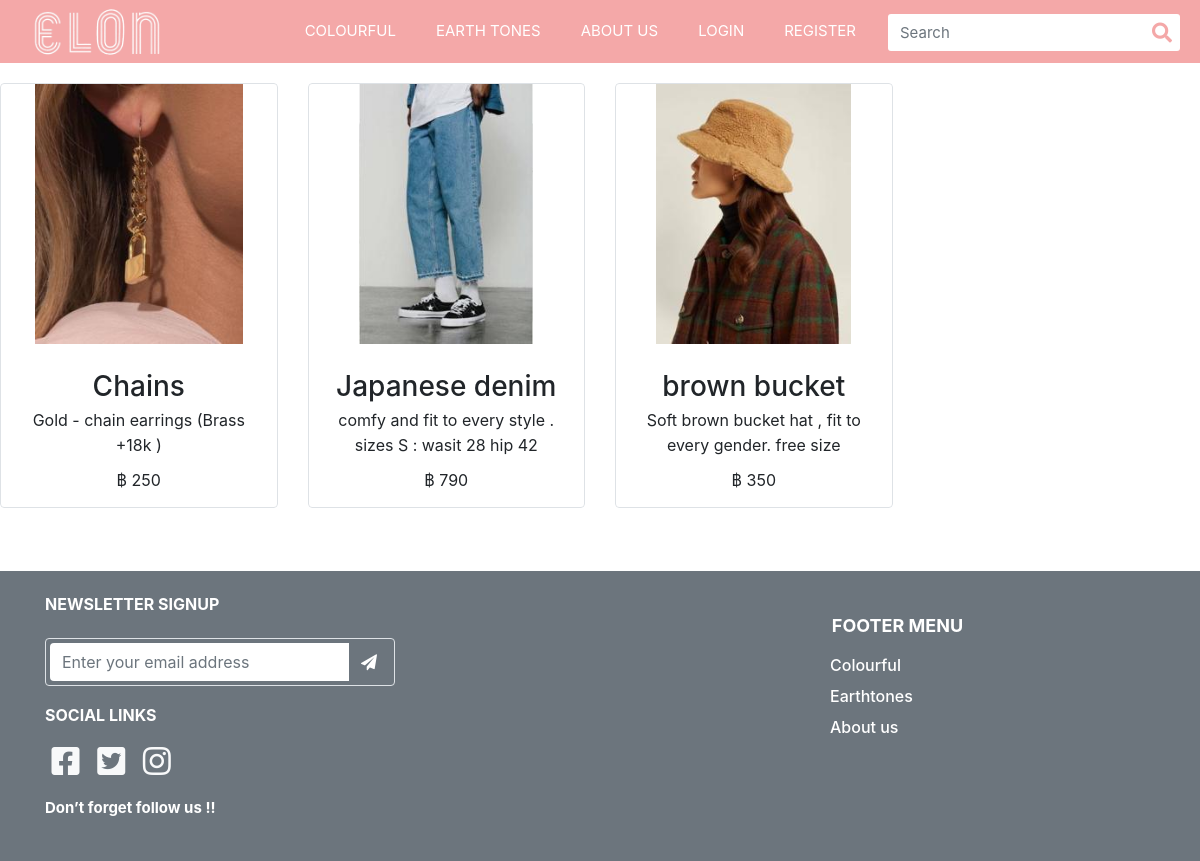
The page /List?category=Earthtones on the database as committed earlier.
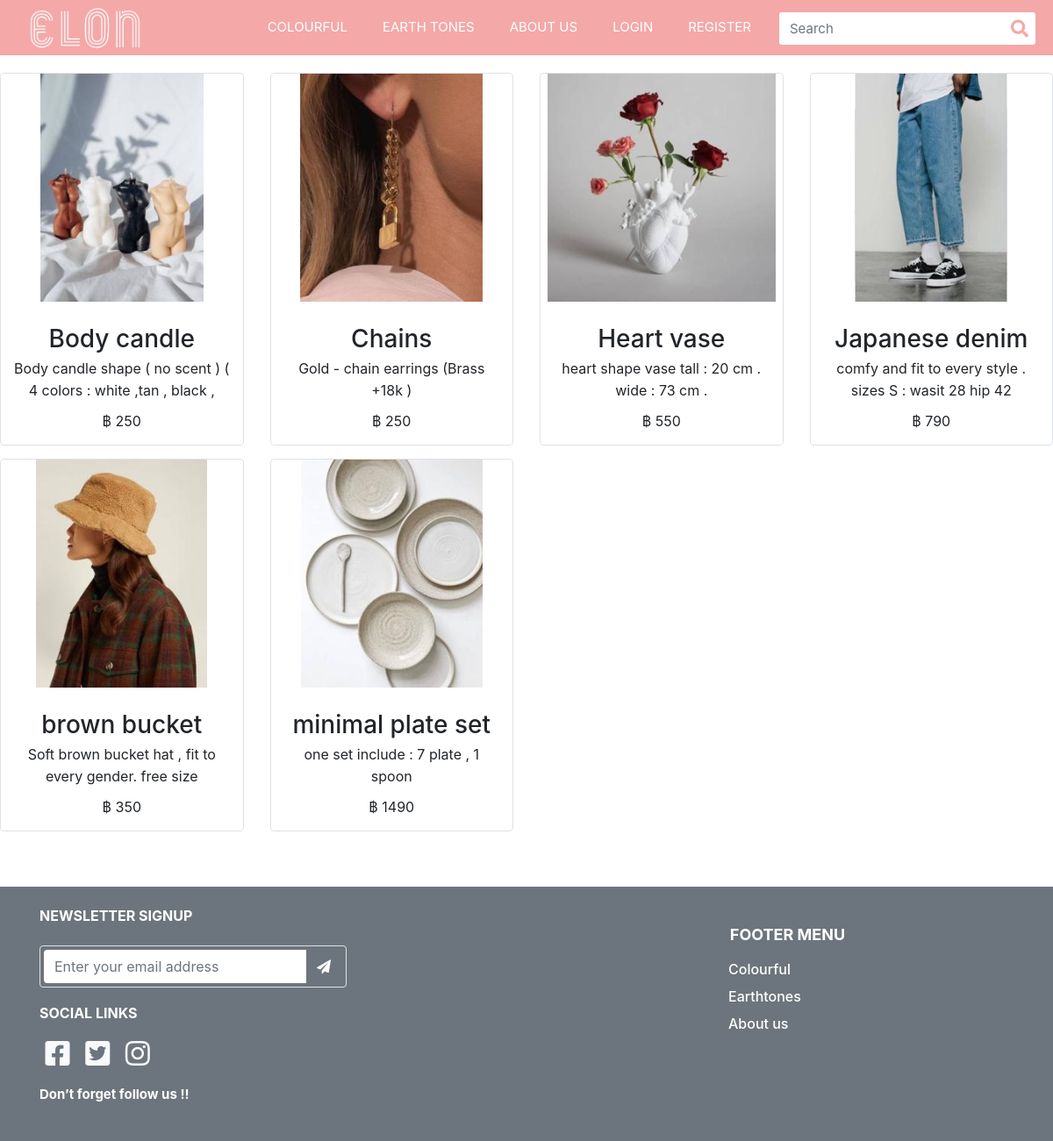
The same page on the database as committed later.
### item/models.py (models this page shows, shortened)
class Item(models.Model):
    name = models.CharField(max_length=300)
    detail = models.TextField(max_length=1000)
    slug = models.SlugField(unique=True,default=None)
    img = models.ImageField(default='default_item.png', upload_to='item_pics')
    amount = models.PositiveIntegerField(default=0)
    category = models.ForeignKey(Category, on_delete=models.PROTECT,default=None)
    price = models.PositiveIntegerField(default=0)
    hashtag = models.TextField(max_length=100,default=None)
    class Meta:
        verbose_name_plural = "สินค้า"

### item/views.py (the view)
# urls.py: path('List',views.Listitem),
def Listitem(request):
    cat = request.GET['category']
    if cat == "Colourful":
        title = "COLOURFUL"
        some_colour = Category.objects.get(category="Colourful")
        Item_colour = Item.objects.all().filter(category=some_colour).order_by('name')
        context = {'Item': Item_colour,'title' : title}
    else:
        title = "EARTH TONES"
        some_Earthtones = Category.objects.get(category="Earthtones")
        Item_Earthtones = Item.objects.all().filter(category=some_Earthtones).order_by('name')
        context = {'Item': Item_Earthtones,'title' : title}
    return render(request,'Category.html',context=context)

### template/Category.html (shortened to what this page needs)
{% extends "1Navbar.html" %}
{% load static %}
{% block content %}
<!DOCTYPE html>
<html lang="en">
<head>
    <link rel="stylesheet" href="{% static 'css/COLORFUL.css' %}">
    <link rel="stylesheet" href="https://code.jquery.com/jquery-3.4.1.min.js" />
    <link rel="stylesheet" href="https://stackpath.bootstrapcdn.com/bootstrap/4.3.1/js/bootstrap.min.js" />
</head>
<body>
     <div class="productList1" id="productList1_">
        <div class="productWidget">
            <div class="row ">
                {% for item in Item %}
                <div class="item col-6 col-md-6 col-lg-3 mobileProductList1">
                    <div class="itemInner rounded" style="display: flex; overflow: hidden; width: 100%;">
                        <div class="thumbnail border rounded">
                            <div class="productImage rounded-top">
                                <img class="mx-auto"
                                    src="{{ item.img.url }}"
                                    alt="XOXO BonBon Liquid Matte Lip Limited Box Set "
                                    title="XOXO BonBon Liquid Matte Lip Limited Box Set " style="opacity: 1;">
                            </div>
                            <div class="productCaption">
                                <div class="productName">
                                    <h3 class="h3-hover">{{ item.name }}</h3>
                                </div>
                                <div class="productIntro">
                                    <p>{{ item.detail }} </p>
                                </div>
                                <div class="productPrice">
                                    <div class="ff-price fs-price fc-price">
                                        <span class="SpePrice">฿ {{ item.price }} </span>
                                    </div>
                                </div>
                            </div>
                        </div>
                    </div>
                </div>
                {% endfor %}
                </div>
            </div>
        </div>
    <footer>
      <div class="jumbotron jumbotron-fluid bg-secondary p-4 mt-5 mb-0">
        <div class="container">
          <div class="row">
            <div class="col-lg-4 col-md-6 mb-lg-0">
              <h6 class="text-uppercase font-weight-bold mb-4">NEWSLETTER SIGNUP</h6>
              <div class="p-1 rounded border">
                <div class="input-group">
                  <input type="email" placeholder="Enter your email address" aria-describedby="button-addon1"
                    class="form-control border-0 shadow-0">
                  <div class="input-group-append">
                    <button id="button-addon1" type="submit" class="btn btn-link"><i
                        class="fa fa-paper-plane"></i></button>
                  </div>
                </div>
              </div>
              <h5 class="card-title text-white display-4" style="font-size:16px">SOCIAL LINKS</h5>
              <a class="text-light" href="#"><i class="fab fa-facebook-square fa-fw fa-2x"></i></a>
              <a class="text-light" href="#"><i class="fab fa-twitter-square fa-fw fa-2x"></i></a>
              <a class="text-light" href="#"><i class="fab fa-instagram fa-fw fa-2x"></i></a>
              <h5 class="card-title text-white display-4" style="font-size:15px">Don’t forget follow us !!</h5>
            </div>
            <div class="col-sm-8 col-md-6">
              <div class="footermenu">
                <h5 class="card-title text-white display-4" style="font-size:18px">FOOTER MENU</h5>
                <a class="text-light" href="/List?category=Colourful">
                  <h6 class="card-title text-white" style="font-size:16px">Colourful</h6>
                </a>
                <a class="text-light" href="/List?category=Earthones">
                  <h6 class="card-title text-white" style="font-size:16px">Earthtones</h6>
                </a>
                <a class="text-light" href="/Aboutus">
                  <h6 class="card-title text-white" style="font-size:16px">About us</h6>
                </a>
              </div>
            </div>
          </div>
        </div>
      </div>
    </footer>
</body>
</html>
{% endblock %}

### template/1Navbar.html (shortened to what this page needs)
{% load static %}
<!DOCTYPE html>
<html lang="en">
<head>
    <link rel="stylesheet" href="https://use.fontawesome.com/releases/v5.4.2/css/all.css">
    <link rel="stylesheet" href="https://cdnjs.cloudflare.com/ajax/libs/normalize/5.0.0/normalize.min.css">
    <link rel='stylesheet' href='https://cdnjs.cloudflare.com/ajax/libs/twitter-bootstrap/4.0.0-beta.2/css/bootstrap.css'>
    <link rel="stylesheet" type="text/css" href="{% static 'css/home.css' %}">
    <link rel="stylesheet" href="{% static 'js/home.js' %}">
  </head>
<body>
    <nav class="navbar navbar-expand-custom navbar-mainbg">
        <a class="logo" href="/"><img
            src="{% static 'img/icon.png' %}"
            alt=""></a>
        <div class="collapse navbar-collapse" id="navbarSupportedContent">
          <ul class="navbar-nav ml-auto">
            <li class="nav-item ">
              <a class="nav-link" href="/List?category=Colourful"> COLOURFUL</a>
            </li>
            <li class="nav-item">
              <a class="nav-link" href="/List?category=Earthtones">EARTH TONES</a>
            </li>
            <li class="nav-item ">
              <a class="nav-link" href="/Aboutus">ABOUT US</a>
            </li>
            {% if user.is_authenticated %}
            <li class="nav-item">
              <a class="nav-link" href="/Myorder">ACCOUNT({{ user.username }})</a>
            </li>
            <li class="nav-item">
              <a class="nav-link" href="/Logout">LOGOUT</a>
            </li>
            {% else %}
            <li class="nav-item">
              <a class="nav-link" href="/Login">LOGIN</a>
            </li>
            <li class="nav-item">
              <a class="nav-link" href="/Register">REGISTER</a>
            </li>
            {% endif %}
          </ul>
          <form class="form-inline " action="" method="">
            <div class="input-group search-box">
              <input type="text" style="margin-left: 12px; text-shadow: #535e67 2px;" class="form-control"
                placeholder="Search" required="required" name="q">
              <span class="input-group-btn">
                <button class="btn" style="color: #F4A8A8;" type="submit"><i class="fas fa-search"></i></button>
              </span>
            </div>
          </form>
        </div>
      </nav>
    {% block content %}
    {% endblock content %}
</body>
</html>

### static/css/home.css (style rules this page uses)
.logo img { margin-top: 1.2px; padding: 0px; height: 60px; padding-left: 30px; }
.navbar-mainbg { width: 100%; background-color: #F4A8A8; padding: 0px; }
#navbarSupportedContent { overflow: hidden; position: relative; }
#navbarSupportedContent ul li a { color: rgb(255, 255, 255); text-decoration: none; font-size: 15px; display: block; padding: 20px 20px; position: relative; }
.search-box { position: relative; height: 34px; margin-right: 20px; }
.search-box input { border: 0; border-radius: 3px !important; padding-right: 40px; font-size: 15px; }
.search-box .input-group-btn { position: absolute; right: 0; top: 0; z-index: 999; }
.search-box .input-group-btn button { background-color: transparent; border: 0; padding: 4px 8px; font-size: 20px; }
@media (min-width: 992px) { .navbar-expand-custom { -ms-flex-flow: row nowrap; flex-flow: row nowrap; -ms-flex-pack: start; justify-content: flex-start; } }
@media (min-width: 992px) { .navbar-expand-custom .navbar-nav { -ms-flex-direction: row; flex-direction: row; } }
@media (min-width: 992px) { .navbar-expand-custom .navbar-collapse { display: -ms-flexbox!important; display: flex!important; -ms-flex-preferred-size: auto; flex-basis: auto; } }
.row h6 { color: white; }
.row h5 { margin-top: 20px; margin-bottom: 20px; font-weight: bold; }
.row button { color: white; margin-top: auto; margin-left: auto; }
.footermenu { margin-left: 75%; }
.footermenu h5 { text-align: center; }

Rows that differ between the two databases and show on the page:
added Item: img (picture), name "Body candle", detail "Body candle shape ( no scent ) ( 4 colors : white ,tan , black ,…", price "250"
added Item: img (picture), name "Heart vase", detail "heart shape vase tall : 20 cm . wide : 73 cm .", price "550"
added Item: img (picture), name "minimal plate set", detail "one set include : 7 plate , 1 spoon", price "1490"
